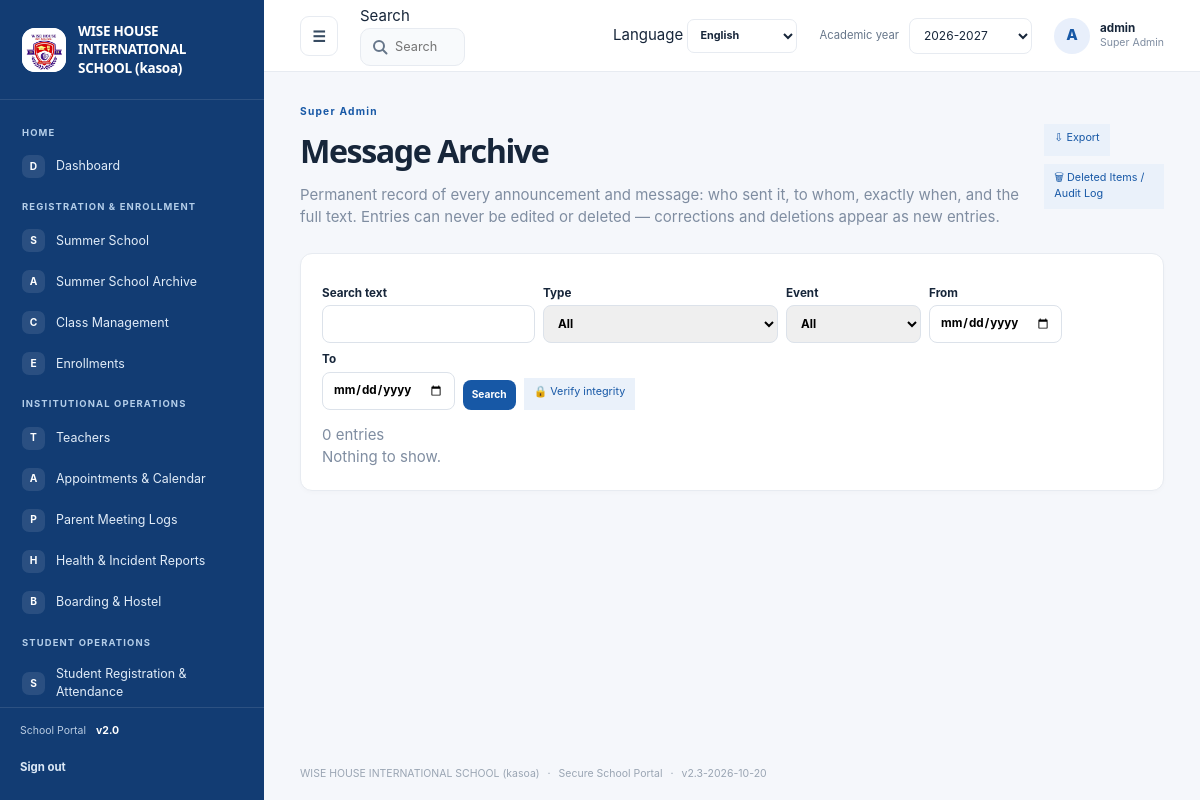
/admin/message-archive (signed in), run on the app's committed database.
### tables this page shows
CREATE TABLE settings (
    key TEXT PRIMARY KEY,
    value TEXT NOT NULL
);

CREATE TABLE navigation_items (
    id INTEGER PRIMARY KEY AUTOINCREMENT,
    category TEXT NOT NULL,
    title TEXT NOT NULL,
    icon TEXT NOT NULL DEFAULT 'circle',
    url_endpoint TEXT NOT NULL,
    route_arg TEXT NOT NULL DEFAULT '',
    is_active INTEGER NOT NULL DEFAULT 1 CHECK (is_active IN (0, 1)),
    display_order INTEGER NOT NULL DEFAULT 0
);

CREATE TABLE users (
    id INTEGER PRIMARY KEY AUTOINCREMENT,
    username TEXT NOT NULL UNIQUE,
    password_hash TEXT NOT NULL,
    role TEXT NOT NULL DEFAULT 'manager'
      CHECK (role IN (
        'super_admin', 'admin', 'manager', 'teacher', 'student', 'parent',
        'health_officer', 'boarding_master'
      )),
    email TEXT UNIQUE,
    teacher_id INTEGER REFERENCES teachers(id) ON DELETE CASCADE,
    student_id INTEGER REFERENCES students(id) ON DELETE CASCADE,
    is_active INTEGER NOT NULL DEFAULT 1 CHECK (is_active IN (0, 1))
);

### school_system/views.py (the view)
@bp.get("/admin/message-archive")
@roles_required("super_admin")
def message_archive():
    db = get_db()
    rows = _archive_rows(db)
    per_page = 40
    pages = max(1, -(-len(rows) // per_page))
    page = min(max(request.args.get("page", 1, type=int) or 1, 1), pages)
    ok, entries, bad_id, head = audit.verify_chain(db) if request.args.get("verify") == "1" else (None, None, None, None)
    return render_template(
        "message_archive.html", rows=rows[(page - 1) * per_page: page * per_page], total=len(rows),
        page=page, pages=pages, kinds=ARCHIVE_KINDS, events=ARCHIVE_EVENTS,
        verified=ok, verified_count=entries, bad_id=bad_id, head=head,
        args={k: request.args.get(k, "") for k in ("kind", "event", "q", "date_from", "date_to")},
    )

### school_system/auth.py (called while the page is built)
@bp.before_app_request
def load_logged_in_user():
    user_id = session.get("user_id")
    if user_id is None:
        session.pop("username", None)
        session.pop("role", None)
        return
    user = get_db().execute(
        "SELECT id, username, role, is_active FROM users WHERE id = ?", (user_id,)
    ).fetchone()
    if user is None or not user["is_active"]:
        session.clear()
    else:
        session["username"] = user["username"]
        session["role"] = user["role"]

def login_required(view):
    @functools.wraps(view)
    def wrapped_view(**kwargs):
        if session.get("user_id") is None:
            return redirect(url_for("auth.login"))
        return view(**kwargs)
    return wrapped_view

def roles_required(*roles):
    def decorator(view):
        @functools.wraps(view)
        @login_required
        def wrapped_view(**kwargs):
            if session.get("role") not in roles:
                abort(403)
            return view(**kwargs)
        return wrapped_view
    return decorator

### school_system/db.py (called while the page is built)
def get_db():
    if "db" not in g:
        g.db = sqlite3.connect(current_app.config["DATABASE"])
        g.db.row_factory = sqlite3.Row
        g.db.execute("PRAGMA foreign_keys = ON")
    return g.db

### school_system/views.py (called while the page is built, shortened)
def _tr_lower(text):
    return str(text).replace("İ", "i").replace("I", "ı").lower()

def _fold(text):
    return re.sub(r"\s+", " ", _tr_lower(text or "")).strip().translate(_FOLD)

@bp.app_template_filter("translate")
def translate(text, language="en"):
    if language == "en" or not isinstance(text, str):
        return text

### school_system/templates/message_archive.html (shortened to what this page needs)
{% extends "base.html" %}
{% from "_export_menu.html" import export_menu with context %}
{% block content %}
  <section class="page-title-row"><div><span class="eyebrow">{{ 'Super Admin'|translate(language) }}</span><h1>{{ 'Message Archive'|translate(language) }}</h1>
    <p class="muted">{{ 'Permanent record of every announcement and message: who sent it, to whom, exactly when, and the full text. Entries can never be edited or deleted — corrections and deletions appear as new entries.'|translate(language) }}</p></div>
    <div style="display:flex;gap:8px;flex-wrap:wrap">{{ export_menu(url_for('views.export_message_archive', **args)) }}
      <a class="button-small secondary-button" href="{{ url_for('views.trash') }}">🗑 {{ 'Deleted Items / Audit Log'|translate(language) }}</a></div></section>
  <section class="portal-card">
    <form method="get" class="ma-filters">
      <label>{{ 'Search text'|translate(language) }}<input type="search" name="q" value="{{ args.q }}"></label>
      <label>{{ 'Type'|translate(language) }}<select name="kind"><option value="">{{ 'All'|translate(language) }}</option></select></label>
      <label>{{ 'Event'|translate(language) }}<select name="event"><option value="">{{ 'All'|translate(language) }}</option></select></label>
      <label>{{ 'From'|translate(language) }}<input type="date" name="date_from" value="{{ args.date_from }}"></label>
      <label>{{ 'To'|translate(language) }}<input type="date" name="date_to" value="{{ args.date_to }}"></label>
      <button class="button-small" type="submit">{{ 'Search'|translate(language) }}</button>
      <a class="button-small secondary-button" href="{{ url_for('views.message_archive', verify=1) }}">🔒 {{ 'Verify integrity'|translate(language) }}</a>
    </form>
    <p class="muted">{{ total }} {{ 'entries'|translate(language) }}</p>
    {% for r in rows %}
      <article class="ma-row">
        <div class="ma-meta"><span class="ma-ev {{ r.event }}">{{ events.get(r.event, r.event)|translate(language) }}</span>
          <span>#{{ r.id }}</span><span>{{ r.occurred_at }} UTC</span><span>{{ kinds.get(r.kind, r.kind)|translate(language) }}</span>
          <span>{{ 'Sender'|translate(language) }}: <strong>{{ r.sender_name }}</strong> ({{ r.sender_role.replace('_', ' ') }})</span>
          <span>{{ 'Audience'|translate(language) }}: {{ r.audience }}</span></div>
        <strong>{{ r.title }}</strong>
        {% if r.body %}<p class="ma-body">{{ r.body }}</p>{% endif %}
      </article>
    {% else %}<p class="muted">{{ 'Nothing to show.'|translate(language) }}</p>{% endfor %}
  </section>
{% endblock %}

### school_system/templates/base.html (shortened to what this page needs)
<!doctype html>
<html lang="{{ language or 'en' }}" dir="{{ 'rtl' if language in ('ar',) else 'ltr' }}">
  <head>
    <link rel="stylesheet" href="{{ url_for('static', filename='style.css') }}">
    <link rel="stylesheet" href="{{ url_for('static', filename='portal.css') }}">
  </head>
  <body class="{% block body_class %}portal-body{% endblock %}">
    {% if session.get('user_id') and not public_page|default(false) %}
      <div class="portal-shell" id="portal-shell">
        <aside class="sidebar" id="sidebar" style="background-color: {{ site_settings.sidebar_color }};">
          <a class="school-brand" href="{{ url_for('views.dashboard') }}">
            <span class="school-logo">
              {% if brand_settings.get('logo_filename') %}
                <img src="{{ url_for('views.uploaded_logo', filename=brand_settings.get('logo_filename')) }}" alt="{{ school_name }} logo">
              {% else %}<span class="logo-mark">W</span>{% endif %}
            </span>
            <span class="school-name">{{ school_name }}</span>
          </a>
          <div class="sidebar-scroll" data-scroll-keep="sidebar" data-scroll-global>
            {% set nav_state = namespace(category=None) %}
            {% for item in nav_items %}
              {% if item.category != nav_state.category %}
                {% if not loop.first %}</section>{% endif %}
                <section class="nav-group"><p class="nav-heading">{{ item.category }}</p>
                {% set nav_state.category = item.category %}
              {% endif %}
              <a class="nav-link {% if request.endpoint == item.url_endpoint and (not item.get('resource') or request.view_args.get('resource') == item.get('resource')) %}active{% endif %}"
                href="{{ url_for(item.url_endpoint, resource=item.resource) if item.get('resource') else url_for(item.url_endpoint, module=item.module) if item.get('module') else url_for(item.url_endpoint) }}">
                <span class="nav-icon" aria-hidden="true">{{ item.icon[:1]|upper }}</span><span>{{ item.title }}</span>
              </a>
            {% endfor %}
            {% if nav_items %}</section>{% endif %}
          </div>
          <div class="sidebar-footer">
            <span class="sidebar-version">School Portal <b>v2.0</b></span>
            <form action="{{ url_for('auth.logout') }}" method="post">
              <button class="sidebar-logout" type="submit">{{ 'Sign out'|translate(language) }}</button>
            </form>
          </div>
        </aside>
        <div class="portal-main">
          <header class="topbar">
            <button class="icon-button menu-toggle" id="menu-toggle" type="button" aria-label="Toggle navigation" aria-expanded="true">☰</button>
            {% include "_global_search.html" %}
            <form class="language-select" method="post" action="{{ url_for('views.change_language') }}">
              <label for="portal-language" class="sr-only">Language</label>
              <select id="portal-language" name="language" aria-label="Language" onchange="this.form.submit()">
                {% for code, label in languages.items() %}
                  <option value="{{ code }}" {% if language == code %}selected{% endif %}>{{ label }}</option>
                {% endfor %}
              </select>
            </form>
            <form class="year-select" method="get" action="{{ url_for('views.dashboard') }}">
              <label for="academic-year">{{ 'Academic year'|translate(language) }}</label>
              <select id="academic-year" name="year" onchange="this.form.submit()">
                {% set year = request.args.get('year', academic_year) %}
                {% for option in academic_year_options %}
                  <option value="{{ option }}" {% if year == option %}selected{% endif %}>{{ option }}</option>
                {% endfor %}
              </select>
            </form>
            <a class="profile-chip" href="{{ url_for('views.profile') }}" aria-label="User profile">
              <span class="avatar">{{ session.get('username', 'U')[:1]|upper }}</span>
              <span class="profile-copy"><b>{{ session.get('username') }}</b><small>{{ role_label }}</small></span>
            </a>
          </header>
          <main class="page-content">
            {% block content %}{% endblock %}
          </main>
          <footer class="page-footer">{{ school_name }} <span>·</span> Secure School Portal <span>·</span> v{{ app_version }}</footer>
        </div>
      </div>
    {% else %}
      {% for category, message in get_flashed_messages(with_categories=true) %}
        <p class="flash {{ category }} login-flash" role="status">{{ message|translate(language) }}</p>
      {% endfor %}
      {% block public_content %}{% endblock %}
    {% endif %}
  </body>
</html>

### school_system/templates/_export_menu.html (shortened to what this page needs)
{% macro export_menu(url, label=None) %}
  <details class="export-menu">
    <summary class="button-small secondary-button">⇩ {{ (label or 'Export')|translate(language) }}</summary>
  </details>
{% endmacro %}

### school_system/templates/_global_search.html (shortened to what this page needs)
<div class="global-search" role="search">
  <label for="global-search-input" class="sr-only">{{ 'Search'|translate(language) }}</label>
  <input id="global-search-input" type="search" autocomplete="off" maxlength="60"
    placeholder="{{ 'Search students, teachers, pages…'|translate(language) }}" aria-controls="gs-panel" aria-expanded="false">
</div>

### school_system/static/style.css (style rules this page uses)
:root { color-scheme:light;--primary:#1758a6;--ink:#17263a;--muted:#7f8da1;--line:#e7ebf1;--canvas:#f5f7fb;font:15px/1.5 -apple-system,BlinkMacSystemFont,'Segoe UI',sans-serif;color:var(--ink);background:var(--canvas) }
* { box-sizing:border-box }
body { margin:0 }
a { color:inherit;text-decoration:none }
button,input,select,textarea { font:inherit }
button { cursor:pointer }
h1,h2,h3,p { margin-top:0 }
h1,h2,h3,.school-name,.metric-card strong { font-family:system-ui,-apple-system,BlinkMacSystemFont,'Segoe UI',sans-serif }
h1 { margin-bottom:8px;font-size:clamp(1.65rem,3vw,2.15rem);letter-spacing:-.045em }
.muted { margin-bottom:0;color:var(--muted) }
.eyebrow { display:block;margin-bottom:8px;color:var(--primary);font-size:.68rem;font-weight:700;letter-spacing:.12em }
.portal-shell { display:flex;min-height:100vh }
.sidebar { position:fixed;z-index:10;inset:0 auto 0 0;display:flex;width:264px;flex-direction:column;background:var(--sidebar-bg,#123c73);color:#fff;transition:width .22s ease,transform .22s ease }
.school-brand { display:flex;min-height:100px;align-items:center;gap:12px;padding:20px 22px;border-bottom:1px solid #ffffff1c }
.school-logo { display:grid;width:44px;height:44px;flex:0 0 44px;place-items:center;overflow:hidden;border-radius:13px;background:#fff }
.school-logo img { width:100%;height:100%;object-fit:contain }
.school-name { max-width:160px;font-size:.9rem;font-weight:800;line-height:1.35;letter-spacing:-.02em }
.sidebar-scroll { flex:1;overflow-y:auto;padding:12px 12px 18px }
.nav-group { margin-bottom:14px }
.nav-heading { margin:14px 10px 7px;color:#b4cee9;font-size:.63rem;font-weight:700;letter-spacing:.12em;text-transform:uppercase }
.nav-link { display:flex;min-height:39px;align-items:center;gap:11px;margin:2px 0;padding:8px 10px;border-radius:8px;color:#e1ecf8;font-size:.83rem;transition:background .15s,color .15s }
.nav-icon { display:grid;width:23px;height:23px;flex:0 0 23px;place-items:center;border-radius:7px;background:#ffffff1a;color:#fff;font-size:.68rem;font-weight:700 }
.sidebar-footer { padding:15px 20px;border-top:1px solid #ffffff1c;color:#b9cce2;font-size:.7rem }
.sidebar-version b { margin-left:7px;color:#fff }
.sidebar-logout { width:100%;min-height:34px;justify-content:flex-start;margin-top:12px;padding:6px 0;background:transparent;color:#dce9f7;font-size:.76rem }
.portal-main { display:flex;min-width:0;min-height:100vh;flex:1;flex-direction:column;margin-left:264px;transition:margin-left .22s ease }
.topbar { position:sticky;z-index:5;top:0;display:flex;height:72px;align-items:center;gap:22px;padding:0 clamp(20px,3vw,44px);border-bottom:1px solid var(--line);background:#fff }
.icon-button { display:grid;width:38px;height:38px;place-items:center;border:1px solid var(--line);border-radius:9px;background:#fff;color:#384c62;font-size:1rem }
.year-select { display:flex;align-items:center;gap:10px;color:#66768a;font-size:.75rem }
.year-select select { min-height:36px;padding:5px 26px 5px 10px;border:1px solid var(--line);border-radius:8px;background:#fff;color:var(--ink);font-size:.8rem }
.profile-chip { display:flex;align-items:center;gap:10px }
.avatar { display:grid;width:36px;height:36px;flex:0 0 36px;place-items:center;border-radius:50%;background:#e8effb;color:var(--primary);font-weight:800 }
.profile-copy { display:grid;font-size:.78rem;line-height:1.35 }
.profile-copy small { color:var(--muted);font-size:.7rem }
.page-content { width:min(1520px,100%);flex:1;margin:0 auto;padding:32px clamp(20px,3vw,44px) 40px }
.page-footer { padding:0 clamp(20px,3vw,44px) 18px;color:#9aa5b3;font-size:.7rem }
.page-footer span { padding:0 5px }
.welcome-row,.page-title-row { display:flex;align-items:flex-end;justify-content:space-between;gap:20px;margin-bottom:24px }
.portal-card { min-width:0;padding:21px;border:1px solid var(--line);border-radius:12px;background:#fff;box-shadow:0 2px 5px #23364b05 }
.page-title-row { align-items:center }
button,.primary-button { display:inline-flex;min-height:40px;align-items:center;justify-content:center;gap:8px;padding:9px 15px;border:0;border-radius:8px;background:var(--primary);color:#fff;font-size:.79rem;font-weight:700 }
.button-small { min-height:30px;padding:6px 9px;font-size:.68rem }
.secondary-button { background:#edf2f8;color:#455a72 }

### school_system/templates/_export_menu.html (style rules this page uses)
.export-menu { position:relative;display:inline-block }
.export-menu summary { list-style:none;cursor:pointer }

### data on the page
settings: value (picture)
settings: value "WISE HOUSE INTERNATIONAL SCHOOL (kasoa)"
navigation_items: category "HOME", icon "D", title "Dashboard"
navigation_items: category "REGISTRATION & ENROLLMENT", icon "S", title "Summer School"
navigation_items: icon "A", title "Summer School Archive"
navigation_items: icon "C", title "Class Management"
navigation_items: icon "E", title "Enrollments"
navigation_items: category "INSTITUTIONAL OPERATIONS", icon "T", title "Teachers"
navigation_items: icon "A", title "Appointments & Calendar"
navigation_items: icon "P", title "Parent Meeting Logs"
navigation_items: icon "H", title "Health & Incident Reports"
navigation_items: icon "B", title "Boarding & Hostel"
navigation_items: category "STUDENT OPERATIONS", icon "S", title "Student Registration & Attendance"
settings: value "Sign out", value "Search", value "Search students, teachers, pages…", language "English", value "Academic year", value "Super Admin", value "Message Archive", value "Permanent record of every announcement and message: who sent it, to whom, exactly when, and the full text. Entries can never be edited or deleted — corrections and deletions appear as new entries.", value "Export", value "Deleted Items / Audit Log", value "Search text", value "Type", kind "All", value "Event", event "All", value "From", value "To", value "Verify integrity", value "entries", value "Nothing to show."
settings: year "2026-2027"
users: username "A", get "admin"

### other printed values
{{ role_label }} "Super Admin"
{{ total }} "0"
{{ app_version }} "2.3-2026-10-20"
